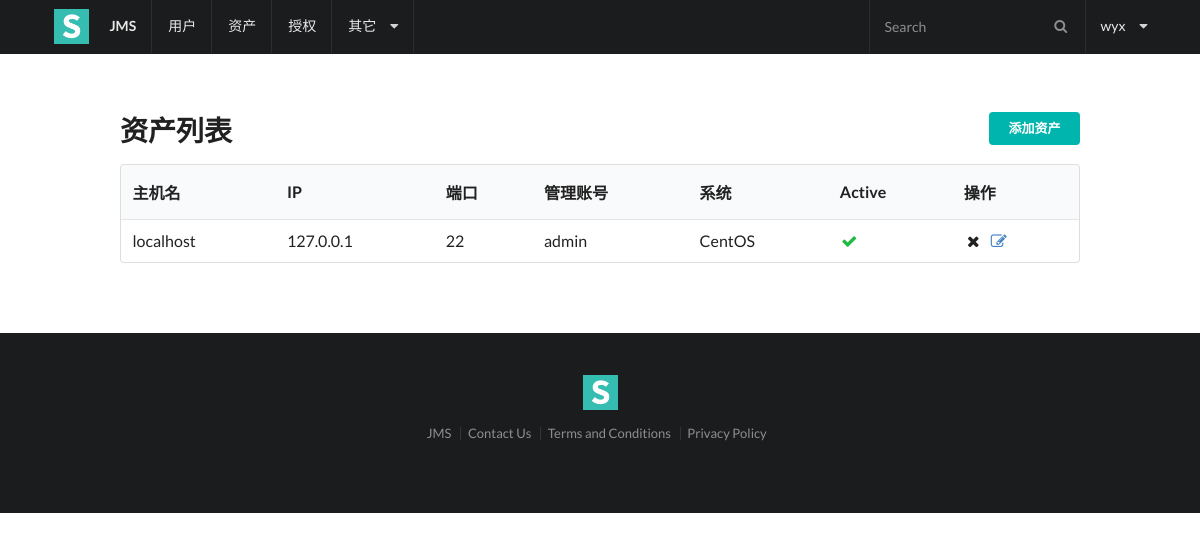
/assets/ (signed in), run on an earlier commit of the app's database.
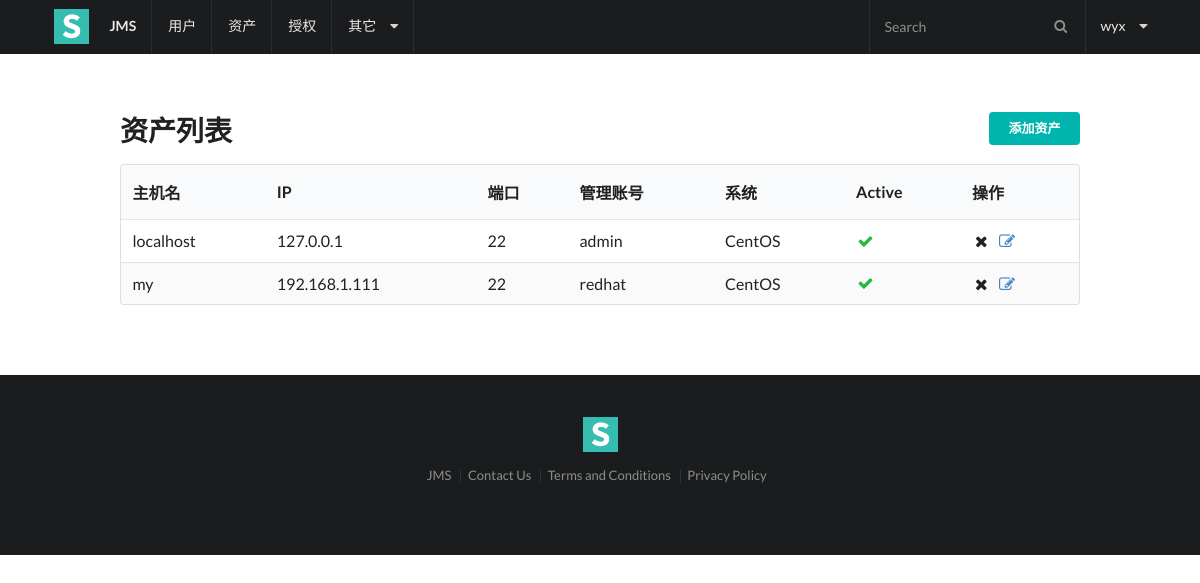
And on a later commit of the database.
### users/models.py (models this page shows, shortened)
class User(AbstractUser):
    name = models.CharField(max_length=32, help_text='昵称')
    wechat = models.CharField(max_length=64)

### assets/models.py (models this page shows, shortened)
class Assets(models.Model):
    OS_Choice = [
        ('C', 'CentOS'),
        ('U', 'Ubuntu'),
        ('D', 'Debian'),
        ('R', 'Redhat'),
        ('B', 'BSD'),
    ]
    hostname = models.CharField(unique=True, max_length=128, verbose_name='Hostname')
    ip = models.GenericIPAddressField(verbose_name='IP', unique=True)
    port = models.IntegerField(default=22, verbose_name='端口')
    username = models.CharField(max_length=20, verbose_name='管理用户名')
    password = models.CharField(max_length=32, verbose_name='密码')
    os = models.CharField(choices=OS_Choice, max_length=2, verbose_name='系统平台')
    is_active = models.BooleanField(default=True, verbose_name='激活')

### assets/views.py (the view)
# urls.py: path('', views.AssetListView.as_view(), name='list'),
class AssetListView(LoginRequiredMixin, ListView):
    model = Assets
    context_object_name = 'assets'
    template_name = 'assets/list.html'

### assets/templates/assets/list.html (shortened to what this page needs)
{% extends 'base.html' %}
{% block content %}
    <a class="ui right floated small teal labeled button" id="asset_add_btn" href="{% url 'assets:create' %}"> 添加资产 </a>
    <h1 class="ui header">资产列表</h1>
    <table class="ui striped table">
        <thead>
        <tr>
            <th>主机名</th>
            <th>IP</th>
            <th>端口</th>
            <th>管理账号</th>
            <th>系统</th>
            <th>Active</th>
            <th>操作</th>
        </tr>
        </thead>
        <tbody>
        {% for asset in assets %}
            <tr {% if not asset.is_active %} class="error" {% endif %}>
                <td>{{ asset.hostname }}</td>
                <td>{{ asset.ip }}</td>
                <td>{{ asset.port }}</td>
                <td>{{ asset.username }}</td>
                <td>{{ asset.get_os_display }}</td>
                {% if not asset.is_active %}
                    <td class="error"><i class="remove icon"></i></td>
                {% else %}
                    <td class="aligned">
                        <i class="green checkmark icon"></i>
                    </td>
                {% endif %}
                <td>
                    <i class="remove asset icon" href="{% url 'assets:del' asset.id %}"></i>
                    <a href="{% url 'assets:update' asset.id %}"><i class="edit icon"></i></a>
                </td>
            </tr>
        {% endfor %}
        </tbody>
    </table>
{% endblock %}

### templates/base.html (shortened to what this page needs)
{% load static %}
<html>
<head>
    <link rel="stylesheet" type="text/css" href="{% static 'semantic/semantic.min.css' %}">
</head>
<body>
    <div class="ui fixed inverted menu">
        <div class="ui container">
            <a href="#" class="header item">
              <img class="logo" src="{% static 'img/logo.png' %}">
              JMS
            </a>
            <a href="{% url 'users:list' %}" class="item">用户</a>
            <a href="{% url 'assets:list' %}" class="item">资产</a>
            <a href="{% url 'perms:list' %}" class="item">授权</a>
            <div class="ui simple dropdown item">
                其它<i class="dropdown icon"></i>
            </div>
            <div class="right menu">
                <div class="item">
                  <div class="ui transparent inverted icon input">
                    <i class="search icon"></i>
                    <input type="text" placeholder="Search">
                  </div>
                </div>
                <div class="ui simple dropdown item">
                {{ request.user.username }} <i class="dropdown icon"></i>
            </div>
            </div>
        </div>
    </div>
    <div class="ui main text container">
        {% block content %}
        {% endblock %}
    </div>
    <div class="ui inverted vertical footer segment">
        <div class="ui center aligned container">
            <img src="{% static 'img/logo.png' %}" class="ui centered mini image">
            <div class="ui horizontal inverted small divided link list">
                <a class="item" href="#">JMS</a>
                <a class="item" href="#">Contact Us</a>
                <a class="item" href="#">Terms and Conditions</a>
                <a class="item" href="#">Privacy Policy</a>
            </div>
        </div>
    </div>
</body>
</html>

What changed in the data, as far as the page shows it:
added Assets: hostname "my", ip "192.168.1.111", port "22", username "redhat", os "CentOS", is_active True (drawn)
